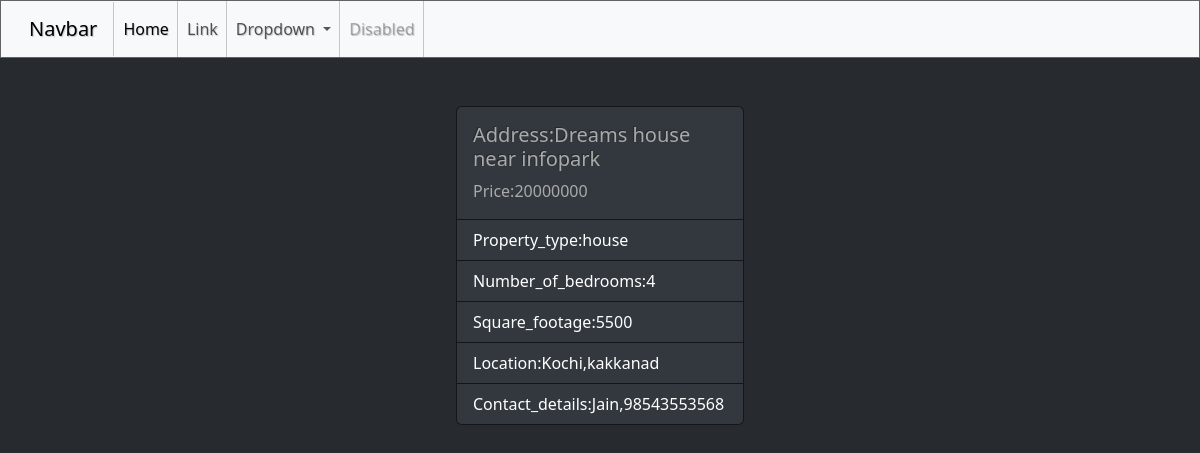
Page /estate/1/ on the committed database.
### estate/models.py (models this page shows, shortened)
class Estate(models.Model):
    address=models.TextField()
    price=models.PositiveIntegerField()
    property_options=(
        ("apartment","apartment"),
        ("house","house"),
        ("land","land"),
    )
    property_type=models.CharField(max_length=100,choices=property_options,default="land")
    number_of_bedrooms=models.PositiveIntegerField()
    square_footage=models.PositiveIntegerField()
    location=models.CharField(max_length=100)
    property_image=models.ImageField(upload_to="estate_img",null=True,blank=True)
    contact_details=models.CharField(max_length=100)

### estate/views.py (the view)
# urls.py: path('estate/<int:pk>/',views.EstateDetailView.as_view(),name="estate-details"),
class EstateDetailView(View):
    template_name="estate_details.html"
    def get(self,request,*args,**kwargs):
        id=kwargs.get("pk")
        qs=Estate.objects.get(id=id)
        return render(request,self.template_name,{"data":qs})

### estate/templates/estate_details.html (shortened to what this page needs)
{%extends 'base.html'%}
{%block main_block%}
<div class="container">
  <div class="card mx-auto d-block mt-5" style="width: 18rem;">
      <div class="card-body">
        <h5 class="card-title">Address:{{data.address}}</h5>
        <p class="card-text">Price:{{data.price}}</p>
      </div>
      <ul class="list-group list-group-flush">
        <li class="list-group-item">Property_type:{{data.property_type}}</li>
        <li class="list-group-item">Number_of_bedrooms:{{data.number_of_bedrooms}}</li>
        <li class="list-group-item">Square_footage:{{data.square_footage}}</li>
        <li class="list-group-item">Location:{{data.location}}</li>
        <li class="list-group-item">Contact_details:{{data.contact_details}}</li>
      </ul>
    </div>
</div>
{%endblock%}

### rows in the picture
Estate: address "Dreams house near infopark", price "20000000", property_type "house", number_of_bedrooms "4", square_footage "5500", location "Kochi,kakkanad", contact_details "Jain,98543553568"
